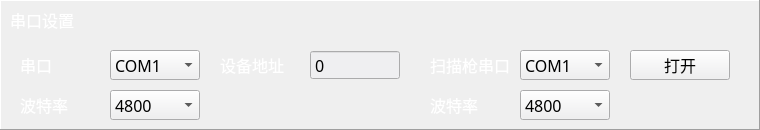
       <widget class="QFrame" name="frame_5">
        <property name="geometry">
         <rect>
          <x>0</x>
          <y>220</y>
          <width>760</width>
          <height>130</height>
         </rect>
        </property>
        <property name="frameShape">
         <enum>QFrame::Panel</enum>
        </property>
        <property name="frameShadow">
         <enum>QFrame::Raised</enum>
        </property>
        <widget class="QLabel" name="label_19">
         <property name="geometry">
          <rect>
           <x>220</x>
           <y>50</y>
           <width>80</width>
           <height>30</height>
          </rect>
         </property>
         <property name="font">
          <font>
           <family>微软雅黑</family>
           <pointsize>12</pointsize>
          </font>
         </property>
         <property name="styleSheet">
          <string notr="true">color: rgb(255, 255, 255);
border:0px;</string>
         </property>
         <property name="text">
          <string>设备地址</string>
         </property>
         <property name="alignment">
          <set>Qt::AlignLeading|Qt::AlignLeft|Qt::AlignVCenter</set>
         </property>
        </widget>
        <widget class="QSpinBox" name="spinBox_5">
         <property name="geometry">
          <rect>
           <x>310</x>
           <y>50</y>
           <width>90</width>
           <height>30</height>
          </rect>
         </property>
         <property name="font">
          <font>
           <family>微软雅黑</family>
           <pointsize>12</pointsize>
          </font>
         </property>
         <property name="styleSheet">
          <string notr="true">background-color: rgb(239, 239, 241);</string>
         </property>
         <property name="wrapping">
          <bool>false</bool>
         </property>
         <property name="frame">
          <bool>true</bool>
         </property>
         <property name="buttonSymbols">
          <enum>QAbstractSpinBox::NoButtons</enum>
         </property>
         <property name="minimum">
          <number>0</number>
         </property>
         <property name="maximum">
          <number>9999</number>
         </property>
        </widget>
        <widget class="QLabel" name="label_20">
         <property name="geometry">
          <rect>
           <x>20</x>
           <y>90</y>
           <width>60</width>
           <height>30</height>
          </rect>
         </property>
         <property name="font">
          <font>
           <family>微软雅黑</family>
           <pointsize>12</pointsize>
          </font>
         </property>
         <property name="styleSheet">
          <string notr="true">color: rgb(255, 255, 255);
border:0px;</string>
         </property>
         <property name="text">
          <string>波特率</string>
         </property>
         <property name="alignment">
          <set>Qt::AlignLeading|Qt::AlignLeft|Qt::AlignVCenter</set>
         </property>
        </widget>
        <widget class="QComboBox" name="comboBox">
         <property name="geometry">
          <rect>
           <x>110</x>
           <y>90</y>
           <width>90</width>
           <height>30</height>
          </rect>
         </property>
         <property name="font">
          <font>
           <family>微软雅黑</family>
           <pointsize>12</pointsize>
          </font>
         </property>
         <property name="styleSheet">
          <string notr="true">background-color: rgb(239, 239, 241);</string>
         </property>
         <property name="currentText">
          <string>4800</string>
         </property>
         <item>
          <property name="text">
           <string>4800</string>
          </property>
         </item>
         <item>
          <property name="text">
           <string>9600</string>
          </property>
         </item>
        </widget>
        <widget class="QComboBox" name="comboBox_2">
         <property name="geometry">
          <rect>
           <x>110</x>
           <y>50</y>
           <width>90</width>
           <height>30</height>
          </rect>
         </property>
         <property name="font">
          <font>
           <family>微软雅黑</family>
           <pointsize>12</pointsize>
          </font>
         </property>
         <property name="styleSheet">
          <string notr="true">background-color: rgb(239, 239, 241);</string>
         </property>
         <property name="currentText">
          <string>COM1</string>
         </property>
         <item>
          <property name="text">
           <string>COM1</string>
          </property>
         </item>
         <item>
          <property name="text">
           <string>COM2</string>
          </property>
         </item>
         <item>
          <property name="text">
           <string>COM3</string>
          </property>
         </item>
         <item>
          <property name="text">
           <string>COM4</string>
          </property>
         </item>
         <item>
          <property name="text">
           <string>COM5</string>
          </property>
         </item>
         <item>
          <property name="text">
           <string>COM6</string>
          </property>
         </item>
         <item>
          <property name="text">
           <string>COM7</string>
          </property>
         </item>
         <item>
          <property name="text">
           <string>COM8</string>
          </property>
         </item>
         <item>
          <property name="text">
           <string>COM9</string>
          </property>
         </item>
         <item>
          <property name="text">
           <string>COM10</string>
          </property>
         </item>
        </widget>
        <widget class="QLabel" name="label_21">
         <property name="geometry">
          <rect>
           <x>20</x>
           <y>50</y>
           <width>40</width>
           <height>30</height>
          </rect>
         </property>
         <property name="font">
          <font>
           <family>微软雅黑</family>
           <pointsize>12</pointsize>
          </font>
         </property>
         <property name="styleSheet">
          <string notr="true">color: rgb(255, 255, 255);
border:0px;</string>
         </property>
         <property name="text">
          <string>串口</string>
         </property>
         <property name="alignment">
          <set>Qt::AlignLeading|Qt::AlignLeft|Qt::AlignVCenter</set>
         </property>
        </widget>
        <widget class="QComboBox" name="comboBox_3">
         <property name="geometry">
          <rect>
           <x>520</x>
           <y>50</y>
           <width>90</width>
           <height>30</height>
          </rect>
         </property>
         <property name="font">
          <font>
           <family>微软雅黑</family>
           <pointsize>12</pointsize>
          </font>
         </property>
         <property name="styleSheet">
          <string notr="true">background-color: rgb(239, 239, 241);</string>
         </property>
         <property name="currentText">
          <string>COM1</string>
         </property>
         <item>
          <property name="text">
           <string>COM1</string>
          </property>
         </item>
         <item>
          <property name="text">
           <string>COM2</string>
          </property>
         </item>
         <item>
          <property name="text">
           <string>COM3</string>
          </property>
         </item>
         <item>
          <property name="text">
           <string>COM4</string>
          </property>
         </item>
         <item>
          <property name="text">
           <string>COM5</string>
          </property>
         </item>
         <item>
          <property name="text">
           <string>COM6</string>
          </property>
         </item>
         <item>
          <property name="text">
           <string>COM7</string>
          </property>
         </item>
         <item>
          <property name="text">
           <string>COM8</string>
          </property>
         </item>
         <item>
          <property name="text">
           <string>COM9</string>
          </property>
         </item>
         <item>
          <property name="text">
           <string>COM10</string>
          </property>
         </item>
        </widget>
        <widget class="QLabel" name="label_22">
         <property name="geometry">
          <rect>
           <x>430</x>
           <y>90</y>
           <width>60</width>
           <height>30</height>
          </rect>
         </property>
         <property name="font">
          <font>
           <family>微软雅黑</family>
           <pointsize>12</pointsize>
          </font>
         </property>
         <property name="styleSheet">
          <string notr="true">color: rgb(255, 255, 255);
border:0px;</string>
         </property>
         <property name="text">
          <string>波特率</string>
         </property>
         <property name="alignment">
          <set>Qt::AlignLeading|Qt::AlignLeft|Qt::AlignVCenter</set>
         </property>
        </widget>
        <widget class="QLabel" name="label_24">
         <property name="geometry">
          <rect>
           <x>430</x>
           <y>50</y>
           <width>90</width>
           <height>30</height>
          </rect>
         </property>
         <property name="font">
          <font>
           <family>微软雅黑</family>
           <pointsize>12</pointsize>
          </font>
         </property>
         <property name="styleSheet">
          <string notr="true">color: rgb(255, 255, 255);
border:0px;</string>
         </property>
         <property name="text">
          <string>扫描枪串口</string>
         </property>
         <property name="alignment">
          <set>Qt::AlignLeading|Qt::AlignLeft|Qt::AlignVCenter</set>
         </property>
        </widget>
        <widget class="QComboBox" name="comboBox_4">
         <property name="geometry">
          <rect>
           <x>520</x>
           <y>90</y>
           <width>90</width>
           <height>30</height>
          </rect>
         </property>
         <property name="font">
          <font>
           <family>微软雅黑</family>
           <pointsize>12</pointsize>
          </font>
         </property>
         <property name="styleSheet">
          <string notr="true">background-color: rgb(239, 239, 241);</string>
         </property>
         <property name="currentText">
          <string>4800</string>
         </property>
         <item>
          <property name="text">
           <string>4800</string>
          </property>
         </item>
         <item>
          <property name="text">
           <string>9600</string>
          </property>
         </item>
        </widget>
        <widget class="QToolButton" name="toolButton_3">
         <property name="geometry">
          <rect>
           <x>630</x>
           <y>50</y>
           <width>100</width>
           <height>30</height>
          </rect>
         </property>
         <property name="font">
          <font>
           <family>微软雅黑</family>
           <pointsize>12</pointsize>
          </font>
         </property>
         <property name="styleSheet">
          <string notr="true">background-color: rgb(239, 239, 241);</string>
         </property>
         <property name="text">
          <string>打开</string>
         </property>
        </widget>
        <widget class="QLabel" name="label_13">
         <property name="geometry">
          <rect>
           <x>10</x>
           <y>5</y>
           <width>90</width>
           <height>30</height>
          </rect>
         </property>
         <property name="font">
          <font>
           <family>微软雅黑</family>
           <pointsize>12</pointsize>
          </font>
         </property>
         <property name="styleSheet">
          <string notr="true">color: rgb(255, 255, 255);</string>
         </property>
         <property name="text">
          <string>串口设置</string>
         </property>
         <property name="alignment">
          <set>Qt::AlignLeading|Qt::AlignLeft|Qt::AlignVCenter</set>
         </property>
        </widget>
       </widget>
